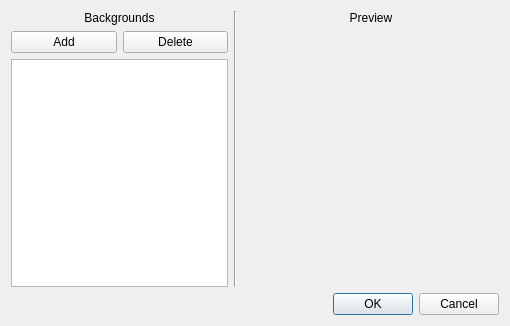
<ui version="4.0" >
 <class>BGManager</class>
 <widget class="QDialog" name="BGManager" >
  <property name="geometry" >
   <rect>
    <x>0</x>
    <y>0</y>
    <width>510</width>
    <height>326</height>
   </rect>
  </property>
  <property name="windowTitle" >
   <string>Backgrounds</string>
  </property>
  <layout class="QGridLayout" name="gridLayout_2" >
   <item row="0" column="0" >
    <layout class="QGridLayout" name="gridLayout" >
     <item row="0" column="0" >
      <widget class="QLabel" name="label1" >
       <property name="text" >
        <string>Backgrounds</string>
       </property>
       <property name="alignment" >
        <set>Qt::AlignCenter</set>
       </property>
      </widget>
     </item>
     <item row="0" column="2" >
      <widget class="QLabel" name="m_PreviewTextLabel" >
       <property name="text" >
        <string>Preview</string>
       </property>
       <property name="alignment" >
        <set>Qt::AlignCenter</set>
       </property>
      </widget>
     </item>
     <item row="2" column="0" >
      <widget class="QListWidget" name="m_BGList" />
     </item>
     <item row="2" column="2" >
      <widget class="QLabel" name="m_PreviewLabel" >
       <property name="minimumSize" >
        <size>
         <width>256</width>
         <height>192</height>
        </size>
       </property>
       <property name="maximumSize" >
        <size>
         <width>256</width>
         <height>192</height>
        </size>
       </property>
       <property name="text" >
        <string/>
       </property>
      </widget>
     </item>
     <item row="1" column="0" >
      <layout class="QHBoxLayout" name="horizontalLayout" >
       <item>
        <widget class="QPushButton" name="m_AddButton" >
         <property name="text" >
          <string>Add</string>
         </property>
        </widget>
       </item>
       <item>
        <widget class="QPushButton" name="m_DeleteButton" >
         <property name="text" >
          <string>Delete</string>
         </property>
        </widget>
       </item>
      </layout>
     </item>
     <item rowspan="3" row="0" column="1" >
      <widget class="Line" name="m_Separator" >
       <property name="orientation" >
        <enum>Qt::Vertical</enum>
       </property>
      </widget>
     </item>
    </layout>
   </item>
   <item row="1" column="0" >
    <widget class="QDialogButtonBox" name="buttonBox" >
     <property name="orientation" >
      <enum>Qt::Horizontal</enum>
     </property>
     <property name="standardButtons" >
      <set>QDialogButtonBox::Cancel|QDialogButtonBox::Ok</set>
     </property>
    </widget>
   </item>
  </layout>
 </widget>
 <resources/>
 <connections>
  <connection>
   <sender>buttonBox</sender>
   <signal>accepted()</signal>
   <receiver>BGManager</receiver>
   <slot>accept()</slot>
   <hints>
    <hint type="sourcelabel" >
     <x>248</x>
     <y>254</y>
    </hint>
    <hint type="destinationlabel" >
     <x>157</x>
     <y>274</y>
    </hint>
   </hints>
  </connection>
  <connection>
   <sender>buttonBox</sender>
   <signal>rejected()</signal>
   <receiver>BGManager</receiver>
   <slot>reject()</slot>
   <hints>
    <hint type="sourcelabel" >
     <x>316</x>
     <y>260</y>
    </hint>
    <hint type="destinationlabel" >
     <x>286</x>
     <y>274</y>
    </hint>
   </hints>
  </connection>
 </connections>
</ui>
